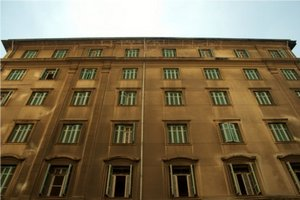
#> input picture images/feature_detection_description/building.jpg, 300 x 200 px, given in place of bt_0.png, which was not available
$ python draw_correspondences.py
#> lines starting #> are read from the running program, lines starting #| are printed output that depends on the picture; pictures that were not available may be replaced by others from this repository, and a replacement may not be noted
import cv2
import numpy as np
import argparse


def drawCorrespondences(img1, img2, detector, matcher, top_matches=50):
    # Find the keypoints and descriptors with ORB, SIFT, etc
    kp1, des1 = detector.detectAndCompute(img1, None)
    kp2, des2 = detector.detectAndCompute(img2, None)
    matches = []
    print("matcher type:", type(matcher).__name__)

    if (type(matcher).__name__ == "BFMatcher"):
        # Match descriptors
        matches = matcher.match(des1, des2)

        # Sort them based on the distance
        matches = sorted(matches, key=lambda x: x.distance)
        matches = matches[:top_matches]

    elif type(matcher).__name__ == "FlannBasedMatcher":

        matches = matcher.knnMatch(des1, des2, k=2)
        good_matches = []

        # Ratio Test:  For each keypoint, if the distance ratio between the best and the second-best match is below a
        # threshold (usually around 0.7 to 0.8), the match is retained.
        ratio_rest = 0.7
        for m, n in matches:
            if m.distance < ratio_rest * n.distance:
                good_matches.append(m)
        matches = good_matches

    # Draw the top matches correspondences
    img_matches = cv2.drawMatches(img1, kp1, img2, kp2, matches, None, flags=2)

    title = f"Detector Name: {detector.getDefaultName()}, Detector Type:{detector.descriptorType()}, Matcher: {type(matcher).__name__ }"
    cv2.imshow(title, img_matches)
    cv2.waitKey(0)
    cv2.destroyAllWindows()


# Load the images

img1_file_path = '/home/behnam/workspace/OpenCVProjects/images/opticalflow/bt_0.png'
img2_file_path = '/home/behnam/workspace/OpenCVProjects/images/opticalflow/bt_1.png'


img1 = cv2.imread(img1_file_path, cv2.IMREAD_GRAYSCALE)
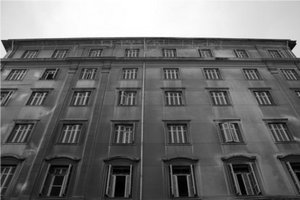
#> img1: shape (200, 300); min 0, max 255, mean 109.4
img2 = cv2.imread(img2_file_path, cv2.IMREAD_GRAYSCALE)
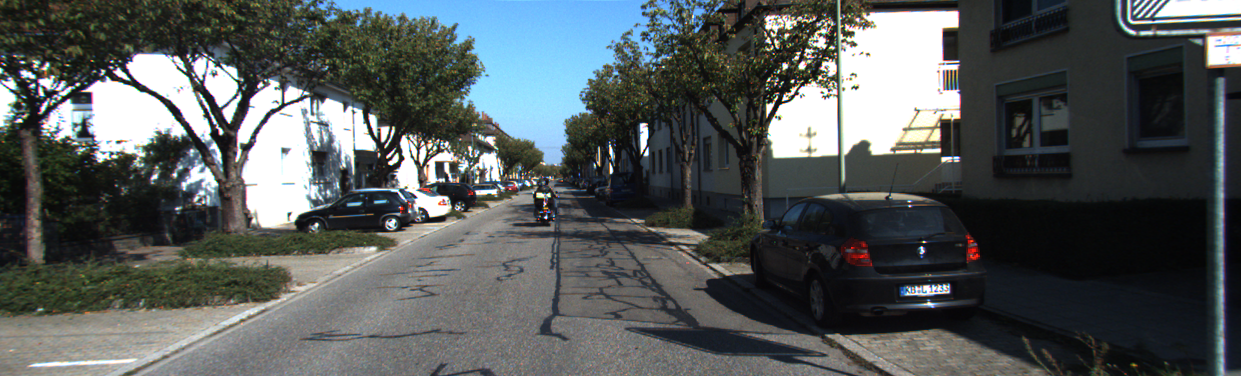
#> input picture images/00/image_2/000000.png, 1241 x 376 px, given in place of bt_1.png, which was not available
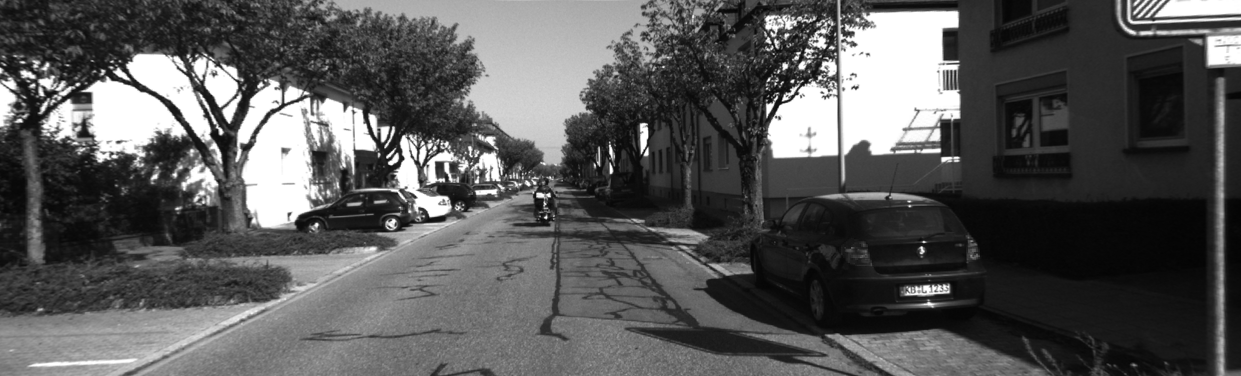
#> img2: shape (376, 1241); min 3, max 255, mean 87.7

assert img1 is not None, "file could not be read, check with os.path.exists()"
assert img2 is not None, "file could not be read, check with os.path.exists()"

w = int(1.5*640)
h = int(1.5*480)
img1 = cv2.resize(img1, (w, h))
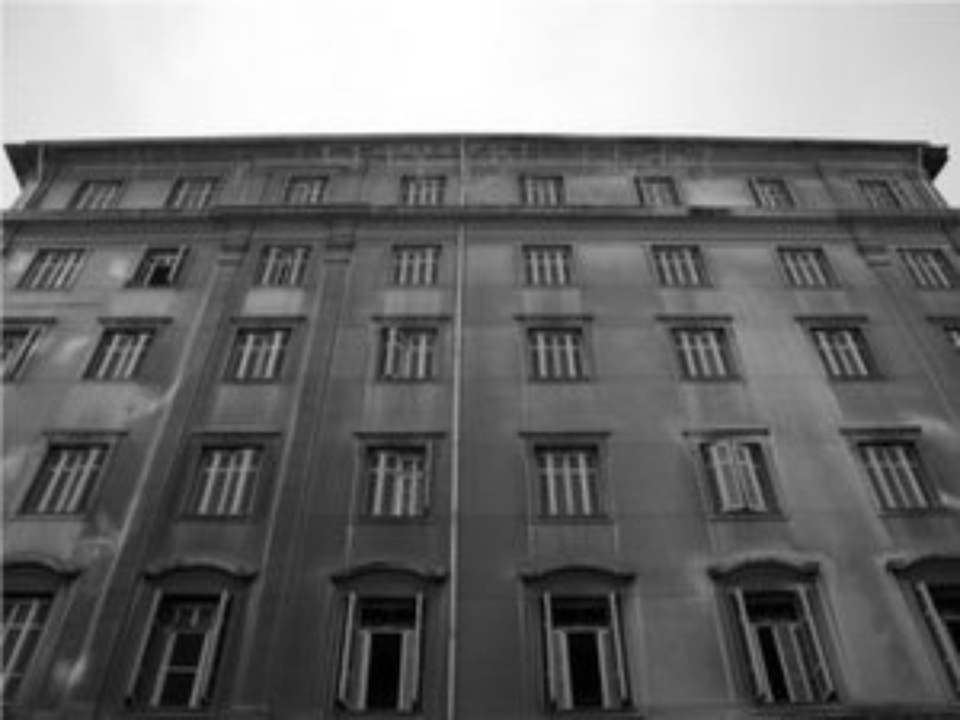
#> img1: shape (720, 960); min 0, max 255, mean 109.2
img2 = cv2.resize(img2, (w, h))
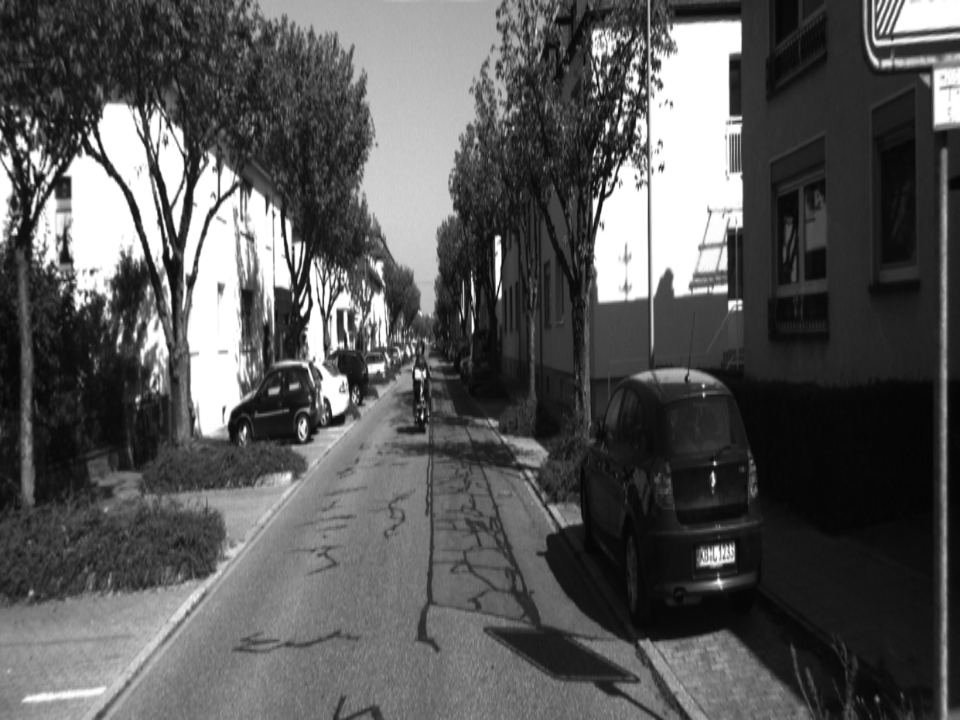
#> img2: shape (720, 960); min 3, max 255, mean 87.5

#  detectors
orb = cv2.ORB_create()
sift = cv2.SIFT_create()


# Matcher
# BFMatcher
# For binary string based descriptors like ORB, BRIEF, BRISK etc, cv.NORM_HAMMING should be used, which used Hamming distance as measurement. If ORB is using WTA_K == 3 or 4, cv.NORM_HAMMING2 should be used.
orb_bf = cv2.BFMatcher(cv2.NORM_HAMMING, crossCheck=True)

# Distance measurement by default, is cv.NORM_L2. It is good for SIFT, SURF etc. cv.NORM_L1 is also available
sift_bf = cv2.BFMatcher(cv2.NORM_L2, crossCheck=True)


# FlannBasedMatcher
# FLANN parameters
FLANN_INDEX_KDTREE = 1
index_params = dict(algorithm=FLANN_INDEX_KDTREE, trees=5)
search_params = dict(checks=50)  # or pass empty dictionary
flann_matcher = cv2.FlannBasedMatcher(index_params, search_params)


drawCorrespondences(img1, img2, sift, flann_matcher)
#> in drawCorrespondences, `kp1, des1 = detector.detectAndCompute(img1, None)`: kp1 = 1165 keypoints; strongest (x, y, size): (933, 158, 18.9), (24, 158, 21.2), (371, 147, 23.3), (143, 338, 5.1)
#> in drawCorrespondences, `kp2, des2 = detector.detectAndCompute(img2, None)`: kp2 = 3610 keypoints; strongest (x, y, size): (670, 216, 105.3), (497, 239, 4.4), (302, 312, 4.3), (595, 202, 4.6)
#> in drawCorrespondences, `matches = matcher.knnMatch(des1, des2, k=2)`: matches = 1165 matches
#> after the loop in drawCorrespondences, `for m, n in matches:`: good_matches = 4 matches
#> in drawCorrespondences, `img_matches = cv2.drawMatches(img1, kp1, img2, kp2, matches, None, fla..`:
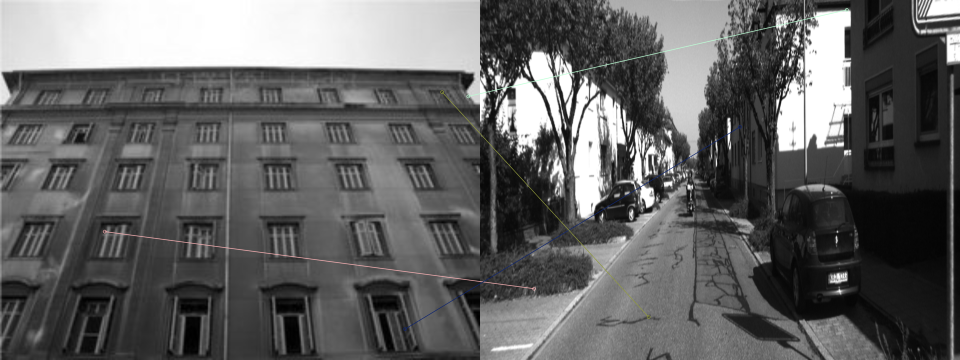
#> img_matches: shape (720, 1920, 3) (shown at 1/2 size); mean of channels 0, 1, 2 98.6, 98.6, 98.6; drawn as B, G, R
